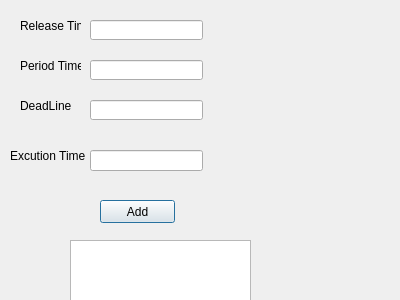
<?xml version="1.0" encoding="UTF-8"?>
<ui version="4.0">
 <class>Dialog</class>
 <widget class="QDialog" name="Dialog">
  <property name="geometry">
   <rect>
    <x>0</x>
    <y>0</y>
    <width>400</width>
    <height>300</height>
   </rect>
  </property>
  <property name="windowTitle">
   <string>Dialog</string>
  </property>
  <widget class="QLineEdit" name="ReleaseTime">
   <property name="geometry">
    <rect>
     <x>90</x>
     <y>20</y>
     <width>113</width>
     <height>20</height>
    </rect>
   </property>
  </widget>
  <widget class="QLineEdit" name="DeadLine">
   <property name="geometry">
    <rect>
     <x>90</x>
     <y>100</y>
     <width>113</width>
     <height>20</height>
    </rect>
   </property>
  </widget>
  <widget class="QPushButton" name="AddTask">
   <property name="geometry">
    <rect>
     <x>100</x>
     <y>200</y>
     <width>75</width>
     <height>23</height>
    </rect>
   </property>
   <property name="text">
    <string>Add</string>
   </property>
  </widget>
  <widget class="QLineEdit" name="ExcutionTime">
   <property name="geometry">
    <rect>
     <x>90</x>
     <y>150</y>
     <width>113</width>
     <height>21</height>
    </rect>
   </property>
  </widget>
  <widget class="QLabel" name="label_4">
   <property name="geometry">
    <rect>
     <x>20</x>
     <y>90</y>
     <width>61</width>
     <height>31</height>
    </rect>
   </property>
   <property name="text">
    <string>DeadLine</string>
   </property>
  </widget>
  <widget class="QLabel" name="label_6">
   <property name="geometry">
    <rect>
     <x>20</x>
     <y>460</y>
     <width>71</width>
     <height>31</height>
    </rect>
   </property>
   <property name="text">
    <string>MaxTime</string>
   </property>
  </widget>
  <widget class="QPushButton" name="MainMenu">
   <property name="geometry">
    <rect>
     <x>120</x>
     <y>550</y>
     <width>111</width>
     <height>51</height>
    </rect>
   </property>
   <property name="font">
    <font>
     <pointsize>7</pointsize>
    </font>
   </property>
   <property name="text">
    <string>MainMenu</string>
   </property>
  </widget>
  <widget class="QPushButton" name="RunProgram">
   <property name="geometry">
    <rect>
     <x>130</x>
     <y>520</y>
     <width>75</width>
     <height>23</height>
    </rect>
   </property>
   <property name="text">
    <string>Run</string>
   </property>
  </widget>
  <widget class="QTextEdit" name="textEdit">
   <property name="geometry">
    <rect>
     <x>70</x>
     <y>240</y>
     <width>181</width>
     <height>201</height>
    </rect>
   </property>
  </widget>
  <widget class="QLabel" name="label_3">
   <property name="geometry">
    <rect>
     <x>20</x>
     <y>50</y>
     <width>61</width>
     <height>31</height>
    </rect>
   </property>
   <property name="text">
    <string>Period Time</string>
   </property>
  </widget>
  <widget class="QLabel" name="label_2">
   <property name="geometry">
    <rect>
     <x>300</x>
     <y>-20</y>
     <width>901</width>
     <height>651</height>
    </rect>
   </property>
   <property name="text">
    <string>Output</string>
   </property>
  </widget>
  <widget class="QLabel" name="label">
   <property name="geometry">
    <rect>
     <x>20</x>
     <y>10</y>
     <width>61</width>
     <height>31</height>
    </rect>
   </property>
   <property name="text">
    <string>Release Time</string>
   </property>
  </widget>
  <widget class="QLineEdit" name="MaxTime">
   <property name="geometry">
    <rect>
     <x>100</x>
     <y>460</y>
     <width>113</width>
     <height>20</height>
    </rect>
   </property>
   <property name="text">
    <string/>
   </property>
  </widget>
  <widget class="QLabel" name="label_5">
   <property name="geometry">
    <rect>
     <x>10</x>
     <y>140</y>
     <width>101</width>
     <height>31</height>
    </rect>
   </property>
   <property name="text">
    <string>Excution Time</string>
   </property>
  </widget>
  <widget class="QLineEdit" name="PeriodTime">
   <property name="geometry">
    <rect>
     <x>90</x>
     <y>60</y>
     <width>113</width>
     <height>20</height>
    </rect>
   </property>
  </widget>
 </widget>
 <resources/>
 <connections/>
</ui>
